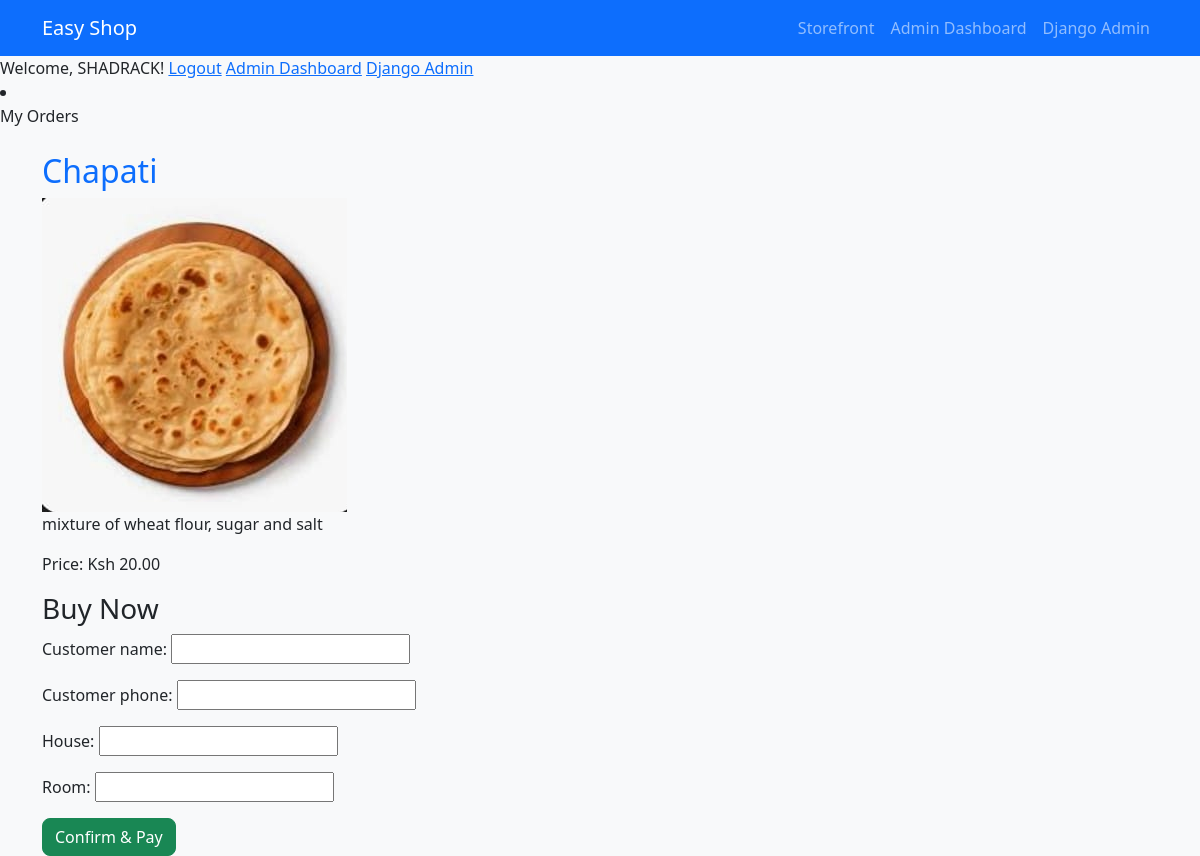
Page /product/3/ (signed in) on the committed database.
### shop/models.py (models this page shows, shortened)
class Product(models.Model):
    name = models.CharField(max_length=200)
    description = models.TextField()
    price = models.DecimalField(max_digits=8, decimal_places=2)
    image = models.ImageField(upload_to='products/')
    available = models.BooleanField(default=True)

### shop/views.py (the view)
# urls.py: path('product/<int:pk>/', views.product_detail, name='product_detail'),
@login_required
def product_detail(request, pk):
    product = get_object_or_404(Product, pk=pk)
    if request.method == 'POST':
        form = OrderForm(request.POST)
        if form.is_valid():
            order = form.save(commit=False)
            order.product = product
            order.payment_confirmed = True  # Simulated payment confirmation
            order.save()
            return redirect('home')
    else:
        form = OrderForm()
    return render(request, 'product_detail.html', {'product': product, 'form': form})

### shop/forms.py
class OrderForm(forms.ModelForm):
    class Meta:
        model = Order
        fields = ['customer_name', 'customer_phone', 'house', 'room']

### shop/templates/product_detail.html (shortened to what this page needs)
{% extends 'base.html' %}
{% block content %}
<h2>{{ product.name }}</h2>
<img src="{{ product.image.url }}" class="img-fluid">
<p>{{ product.description }}</p>
<p>Price: Ksh {{ product.price }}</p>
<h3>Buy Now</h3>
<form method="post">
    {{ form.as_p }}
    <button class="btn btn-success">Confirm & Pay</button>
</form>
{% endblock %}

### shop/templates/base.html (shortened to what this page needs)
{% load static %}
<!DOCTYPE html>
<html lang="en">
<head>
    <link href="https://cdn.jsdelivr.net/npm/bootstrap@5.3.2/dist/css/bootstrap.min.css" rel="stylesheet">
    <link rel="stylesheet" href="{% static 'shop/style.css' %}">
</head>
<body>
<nav class="navbar navbar-expand-lg navbar-dark bg-primary">
  <div class="container">
    <a class="navbar-brand" href="/">Easy Shop</a>
    <div class="collapse navbar-collapse" id="navbarNav">
      <ul class="navbar-nav ms-auto">
        <li class="nav-item">
          <a class="nav-link" href="/">Storefront</a>
        </li>
        <li class="nav-item">
          <a class="nav-link" href="/admin-dashboard/">Admin Dashboard</a>
        </li>
        <li class="nav-item">
          <a class="nav-link" href="/admin/">Django Admin</a>
        </li>
      </ul>
    </div>
  </div>
</nav>
<nav>
  {% if user.is_authenticated %}
    Welcome, {{ user.username }}!
    <a href="{% url 'logout' %}">Logout</a>
    {% if user.is_staff %}
      <a href="{% url 'admin_dashboard' %}">Admin Dashboard</a>
      <a href="/admin/">Django Admin</a>
    {% endif %}
  {% else %}
    <a href="{% url 'login' %}">Login</a>
    <a href="{% url 'register' %}">Register</a>
    <a href="{% url 'logout' %}">Logout</a>
{% endif %}
{% if user.is_authenticated %}
  <li class="nav-item">
    <a class="nav-link" href="{% url 'my_orders' %}">My Orders</a>
  </li>
{% endif %}
</nav>
<div class="container mt-4">
    {% block content %}{% endblock %}
</div>
</body>
</html>

### shop/static/shop/style.css (style rules this page uses)
body { background-color: #f8f9fa; }
h1, h2 { color: #0d6efd; }
.btn { border-radius: 0.5rem; }

### rows in the picture
Product: name "Chapati", image (picture), description "mixture of wheat flour, sugar and salt", price "20.00"

### other values in the picture
{{ user.username }} "SHADRACK"
